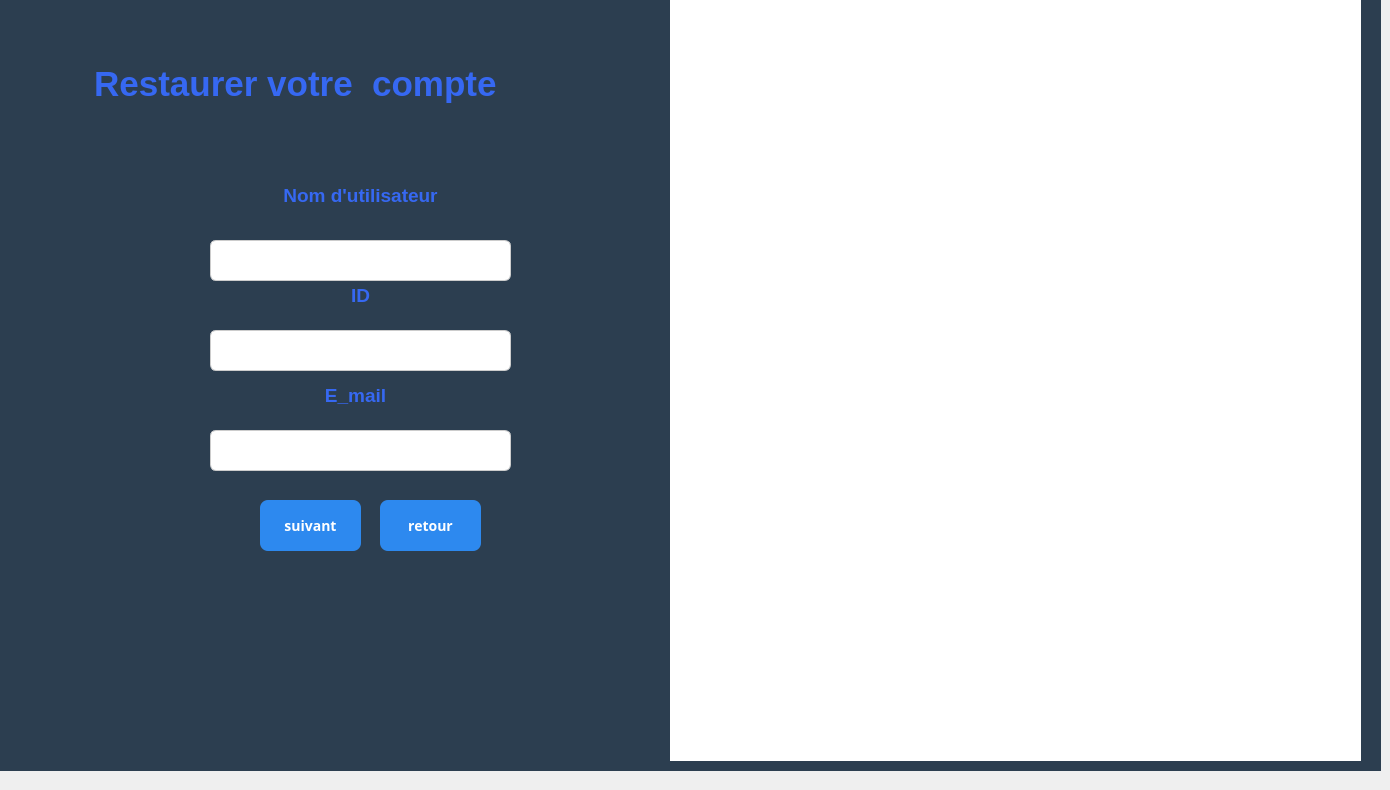
   <widget class="QWidget" name="page_10">
    <widget class="QTextBrowser" name="textBrowser_14">
     <property name="geometry">
      <rect>
       <x>210</x>
       <y>280</y>
       <width>301</width>
       <height>61</height>
      </rect>
     </property>
     <property name="styleSheet">
      <string notr="true">background-color: rgb(44, 62, 80);</string>
     </property>
     <property name="frameShape">
      <enum>QFrame::Shape::NoFrame</enum>
     </property>
     <property name="html">
      <string>&lt;!DOCTYPE HTML PUBLIC &quot;-//W3C//DTD HTML 4.0//EN&quot; &quot;http://www.w3.org/TR/REC-html40/strict.dtd&quot;&gt;
&lt;html&gt;&lt;head&gt;&lt;meta name=&quot;qrichtext&quot; content=&quot;1&quot; /&gt;&lt;meta charset=&quot;utf-8&quot; /&gt;&lt;style type=&quot;text/css&quot;&gt;
p, li { white-space: pre-wrap; }
hr { height: 1px; border-width: 0; }
li.unchecked::marker { content: &quot;\2610&quot;; }
li.checked::marker { content: &quot;\2612&quot;; }
&lt;/style&gt;&lt;/head&gt;&lt;body style=&quot; font-family:'Segoe UI'; font-size:9pt; font-weight:400; font-style:normal;&quot;&gt;
&lt;p align=&quot;center&quot; style=&quot; margin-top:0px; margin-bottom:0px; margin-left:0px; margin-right:0px; -qt-block-indent:0; text-indent:0px;&quot;&gt;&lt;span style=&quot; font-size:14pt; font-weight:700; color:#3668f2;&quot;&gt;ID&lt;/span&gt;&lt;/p&gt;&lt;/body&gt;&lt;/html&gt;</string>
     </property>
    </widget>
    <widget class="QLineEdit" name="lineEditMdpUsername">
     <property name="geometry">
      <rect>
       <x>210</x>
       <y>240</y>
       <width>301</width>
       <height>41</height>
      </rect>
     </property>
     <property name="styleSheet">
      <string notr="true">QLineEdit {
    border: 1px solid #ccc;
    border-radius: 6px;
    padding: 8px;
    font-size: 12px;
}
QLineEdit:focus {
    border: 1px solid #2D89EF;
    background-color: #000000;
}</string>
     </property>
     <property name="text">
      <string/>
     </property>
    </widget>
    <widget class="QTextBrowser" name="textBrowser_15">
     <property name="geometry">
      <rect>
       <x>10</x>
       <y>60</y>
       <width>561</width>
       <height>111</height>
      </rect>
     </property>
     <property name="styleSheet">
      <string notr="true">background-color: rgb(44, 62, 80);</string>
     </property>
     <property name="frameShape">
      <enum>QFrame::Shape::NoFrame</enum>
     </property>
     <property name="html">
      <string>&lt;!DOCTYPE HTML PUBLIC &quot;-//W3C//DTD HTML 4.0//EN&quot; &quot;http://www.w3.org/TR/REC-html40/strict.dtd&quot;&gt;
&lt;html&gt;&lt;head&gt;&lt;meta name=&quot;qrichtext&quot; content=&quot;1&quot; /&gt;&lt;meta charset=&quot;utf-8&quot; /&gt;&lt;style type=&quot;text/css&quot;&gt;
p, li { white-space: pre-wrap; }
hr { height: 1px; border-width: 0; }
li.unchecked::marker { content: &quot;\2610&quot;; }
li.checked::marker { content: &quot;\2612&quot;; }
&lt;/style&gt;&lt;/head&gt;&lt;body style=&quot; font-family:'Segoe UI'; font-size:9pt; font-weight:400; font-style:normal;&quot;&gt;
&lt;p align=&quot;center&quot; style=&quot; margin-top:0px; margin-bottom:0px; margin-left:0px; margin-right:0px; -qt-block-indent:0; text-indent:0px;&quot;&gt;&lt;span style=&quot; font-size:26pt; font-weight:700; color:#3668f2;&quot;&gt; Restaurer votre  compte&lt;/span&gt;&lt;/p&gt;&lt;/body&gt;&lt;/html&gt;</string>
     </property>
    </widget>
    <widget class="QLabel" name="label_8">
     <property name="geometry">
      <rect>
       <x>0</x>
       <y>-10</y>
       <width>1381</width>
       <height>781</height>
      </rect>
     </property>
     <property name="styleSheet">
      <string notr="true">background-color: rgb(255, 255, 255);
background-color: rgb(44, 62, 80);</string>
     </property>
     <property name="text">
      <string/>
     </property>
    </widget>
    <widget class="QPushButton" name="pushButtonRetourLogin_2">
     <property name="geometry">
      <rect>
       <x>380</x>
       <y>500</y>
       <width>101</width>
       <height>51</height>
      </rect>
     </property>
     <property name="font">
      <font>
       <family>Bahnschrift</family>
       <pointsize>-1</pointsize>
       <bold>true</bold>
      </font>
     </property>
     <property name="styleSheet">
      <string notr="true">QPushButton {
    background-color: #2D89EF;
    color: white;
    border-radius: 8px;
    padding: 10px;
    font-size: 14px;
}
QPushButton:hover {
    background-color: #1E5BB8;
}
QPushButton:pressed {
    background-color: #FFFFFF;
}</string>
     </property>
     <property name="text">
      <string>retour</string>
     </property>
    </widget>
    <widget class="QPushButton" name="pushButtonSuivant">
     <property name="geometry">
      <rect>
       <x>260</x>
       <y>500</y>
       <width>101</width>
       <height>51</height>
      </rect>
     </property>
     <property name="font">
      <font>
       <family>Bahnschrift</family>
       <pointsize>-1</pointsize>
       <bold>true</bold>
      </font>
     </property>
     <property name="styleSheet">
      <string notr="true">QPushButton {
    background-color: #2D89EF;
    color: white;
    border-radius: 8px;
    padding: 10px;
    font-size: 14px;
}
QPushButton:hover {
    background-color: #1E5BB8;
}
QPushButton:pressed {
    background-color: #FFFFFF;
}</string>
     </property>
     <property name="text">
      <string>suivant</string>
     </property>
    </widget>
    <widget class="QTextBrowser" name="textBrowser_16">
     <property name="geometry">
      <rect>
       <x>210</x>
       <y>180</y>
       <width>301</width>
       <height>61</height>
      </rect>
     </property>
     <property name="styleSheet">
      <string notr="true">background-color: rgb(44, 62, 80);</string>
     </property>
     <property name="frameShape">
      <enum>QFrame::Shape::NoFrame</enum>
     </property>
     <property name="html">
      <string>&lt;!DOCTYPE HTML PUBLIC &quot;-//W3C//DTD HTML 4.0//EN&quot; &quot;http://www.w3.org/TR/REC-html40/strict.dtd&quot;&gt;
&lt;html&gt;&lt;head&gt;&lt;meta name=&quot;qrichtext&quot; content=&quot;1&quot; /&gt;&lt;meta charset=&quot;utf-8&quot; /&gt;&lt;style type=&quot;text/css&quot;&gt;
p, li { white-space: pre-wrap; }
hr { height: 1px; border-width: 0; }
li.unchecked::marker { content: &quot;\2610&quot;; }
li.checked::marker { content: &quot;\2612&quot;; }
&lt;/style&gt;&lt;/head&gt;&lt;body style=&quot; font-family:'Segoe UI'; font-size:9pt; font-weight:400; font-style:normal;&quot;&gt;
&lt;p align=&quot;center&quot; style=&quot; margin-top:0px; margin-bottom:0px; margin-left:0px; margin-right:0px; -qt-block-indent:0; text-indent:0px;&quot;&gt;&lt;span style=&quot; font-size:14pt; font-weight:700; color:#3668f2;&quot;&gt;Nom d'utilisateur&lt;/span&gt;&lt;/p&gt;&lt;/body&gt;&lt;/html&gt;</string>
     </property>
    </widget>
    <widget class="QLineEdit" name="lineEditMdpId">
     <property name="geometry">
      <rect>
       <x>210</x>
       <y>330</y>
       <width>301</width>
       <height>41</height>
      </rect>
     </property>
     <property name="styleSheet">
      <string notr="true">QLineEdit {
    border: 1px solid #ccc;
    border-radius: 6px;
    padding: 8px;
    font-size: 12px;
}
QLineEdit:focus {
    border: 1px solid #2D89EF;
    background-color: #000000;
}</string>
     </property>
     <property name="text">
      <string/>
     </property>
    </widget>
    <widget class="QLineEdit" name="lineEditMdpEmail">
     <property name="geometry">
      <rect>
       <x>210</x>
       <y>430</y>
       <width>301</width>
       <height>41</height>
      </rect>
     </property>
     <property name="styleSheet">
      <string notr="true">QLineEdit {
    border: 1px solid #ccc;
    border-radius: 6px;
    padding: 8px;
    font-size: 12px;
}
QLineEdit:focus {
    border: 1px solid #2D89EF;
    background-color: #000000;
}</string>
     </property>
     <property name="text">
      <string/>
     </property>
    </widget>
    <widget class="QTextBrowser" name="textBrowser_19">
     <property name="geometry">
      <rect>
       <x>140</x>
       <y>380</y>
       <width>431</width>
       <height>61</height>
      </rect>
     </property>
     <property name="styleSheet">
      <string notr="true">background-color: rgb(44, 62, 80);</string>
     </property>
     <property name="frameShape">
      <enum>QFrame::Shape::NoFrame</enum>
     </property>
     <property name="html">
      <string>&lt;!DOCTYPE HTML PUBLIC &quot;-//W3C//DTD HTML 4.0//EN&quot; &quot;http://www.w3.org/TR/REC-html40/strict.dtd&quot;&gt;
&lt;html&gt;&lt;head&gt;&lt;meta name=&quot;qrichtext&quot; content=&quot;1&quot; /&gt;&lt;meta charset=&quot;utf-8&quot; /&gt;&lt;style type=&quot;text/css&quot;&gt;
p, li { white-space: pre-wrap; }
hr { height: 1px; border-width: 0; }
li.unchecked::marker { content: &quot;\2610&quot;; }
li.checked::marker { content: &quot;\2612&quot;; }
&lt;/style&gt;&lt;/head&gt;&lt;body style=&quot; font-family:'Segoe UI'; font-size:9pt; font-weight:400; font-style:normal;&quot;&gt;
&lt;p align=&quot;center&quot; style=&quot; margin-top:0px; margin-bottom:0px; margin-left:0px; margin-right:0px; -qt-block-indent:0; text-indent:0px;&quot;&gt;&lt;span style=&quot; font-size:14pt; font-weight:700; color:#3668f2;&quot;&gt;E_mail&lt;/span&gt;&lt;/p&gt;&lt;/body&gt;&lt;/html&gt;</string>
     </property>
    </widget>
    <widget class="QLabel" name="label_5">
     <property name="geometry">
      <rect>
       <x>670</x>
       <y>0</y>
       <width>691</width>
       <height>761</height>
      </rect>
     </property>
     <property name="styleSheet">
      <string notr="true">background-color: rgb(255, 255, 255);
border-image: url(:/Mesa de trabajo 1.png);</string>
     </property>
     <property name="text">
      <string/>
     </property>
    </widget>
    <zorder>label_8</zorder>
    <zorder>textBrowser_14</zorder>
    <zorder>textBrowser_15</zorder>
    <zorder>pushButtonRetourLogin_2</zorder>
    <zorder>pushButtonSuivant</zorder>
    <zorder>textBrowser_16</zorder>
    <zorder>textBrowser_19</zorder>
    <zorder>lineEditMdpEmail</zorder>
    <zorder>lineEditMdpUsername</zorder>
    <zorder>lineEditMdpId</zorder>
    <zorder>label_5</zorder>
   </widget>
